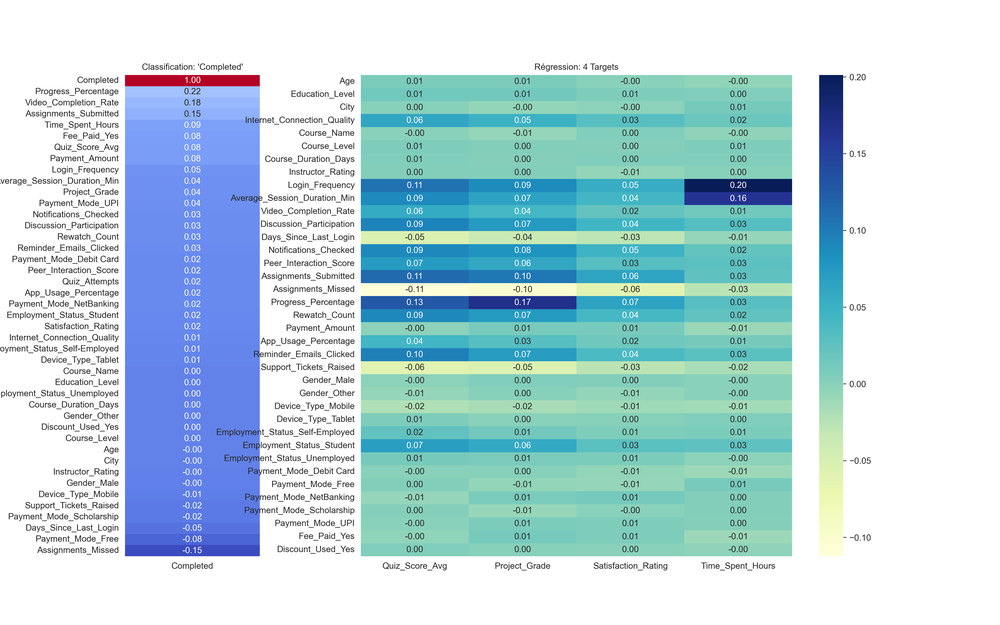
#> input picture reports/figures/correlation_combined.png, 1000 x 625 px, shrunk from 4800 x 3000 before the run
$ python create_visual_compositions.py
#> lines starting #> are read from the running program, lines starting #| are printed output that depends on the picture
import matplotlib.pyplot as plt
import matplotlib.image as mpimg
import os


def combine_images(
    img_paths, output_name, title, subplot_titles=None, width_ratios=None
):
    """Combine images horizontally into a single figure."""
#> called with output_name = 'final_data_analysis.png', title = 'Analyse des Correlations'
    n = len(img_paths)
    fig_width = 16
    fig_height = 8

    # Load images
    images = []
    for p in img_paths:
        if os.path.exists(p):
            images.append(mpimg.imread(p))
        else:
            print(f"Warning: {p} not found.")
            return

    # Create figure
    if width_ratios:
        fig, axes = plt.subplots(
            1,
            n,
            figsize=(fig_width, fig_height),
            gridspec_kw={"width_ratios": width_ratios},
        )
    else:
        fig, axes = plt.subplots(1, n, figsize=(fig_width, fig_height))

    if n == 1:
        axes = [axes]

    for i in range(n):
        axes[i].imshow(images[i])
        axes[i].axis("off")
        if subplot_titles:
            axes[i].set_title(subplot_titles[i], fontsize=14, pad=10)

    plt.tight_layout()
    output_path = os.path.join("../reports/figures", output_name)
    plt.savefig(output_path, dpi=300, bbox_inches="tight")
    plt.close()
    print(f"Created: {output_path}")


# --- 1. Data Analysis Composition ---
combine_images(
    [
        "../reports/figures/correlation_combined.png"
    ],  # Use the already combined one if it looks good, or re-stitch
    "final_data_analysis.png",
    "Analyse des Correlations",
)

# --- 2. Classification Composition ---
combine_images(
    [
        "../reports/figures/torch_confusion_matrix.png",
        "../reports/figures/shap_classification_summary.png",
    ],
    "final_classification.png",
    "Performance Classification",
    ["Matrice de Confusion", "Importance des Features (SHAP)"],
    width_ratios=[1, 1.2],
)
#> call 2 of combine_images, with output_name = 'final_classification.png', title = 'Performance Classification'
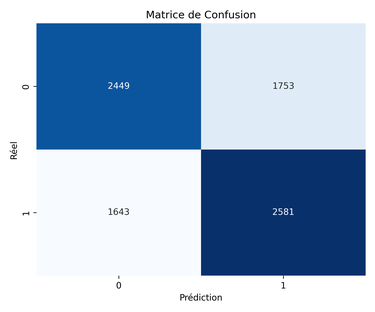
#> input picture reports/figures/torch_confusion_matrix.png, 375 x 312 px, shrunk from 1800 x 1500 before the run
#> in combine_images (call 2), `plt.savefig(output_path, dpi=300, bbox_inches="tight")`:
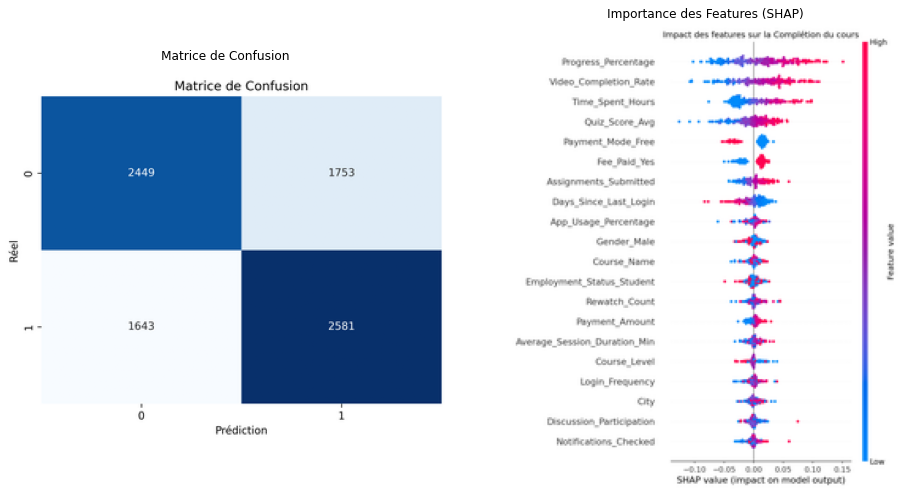
#> figure drawn by matplotlib, 2 panels

# --- 3. Regression Composition ---
combine_images(
    [
        "../reports/figures/torch_reg_predictions.png",
        "../reports/figures/shap_regression_project_grade.png",
    ],
    "final_regression.png",
    "Performance Régression",
    ["Prédictions vs Réalité (Project Grade)", "Importance des Features (SHAP)"],
    width_ratios=[1.2, 1],
)
#> call 3 of combine_images, with output_name = 'final_regression.png', title = 'Performance Régression'
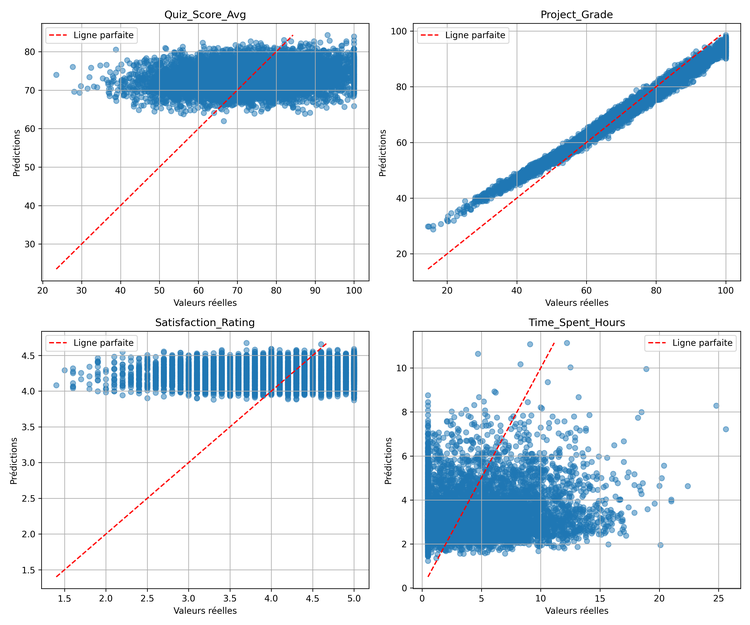
#> input picture reports/figures/torch_reg_predictions.png, 750 x 625 px, shrunk from 3600 x 3000 before the run

# --- 4. Accuracy Comparison (Stand-alone but standardized) ---
combine_images(
    ["../reports/figures/sklearn_accuracy_comparison.png"],
    "final_accuracy_comparison.png",
    "Comparaison des Accuracy",
)
